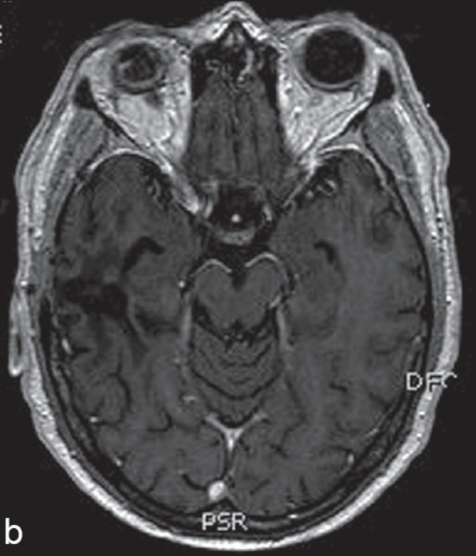
%> input picture t.png, 952 x 1112 px (shown at 1/2 size)
$ octave --eval "result = Segmentation_Fn;"   (GNU Octave 9; MATLAB toolbox functions it lacks are replaced by stand-ins)
%> lines starting %> are read from the running program, lines starting %| are printed output that depends on the picture
### getImages.m
function [tumor, noTumor] = getImages()
%% Read in Images
tumor = imread('t.png');
%> tumor is the input picture: size 1112x952x3 uint8; mean R, G, B 74.9, 74.2, 75.3
noTumor = imread('not.png');
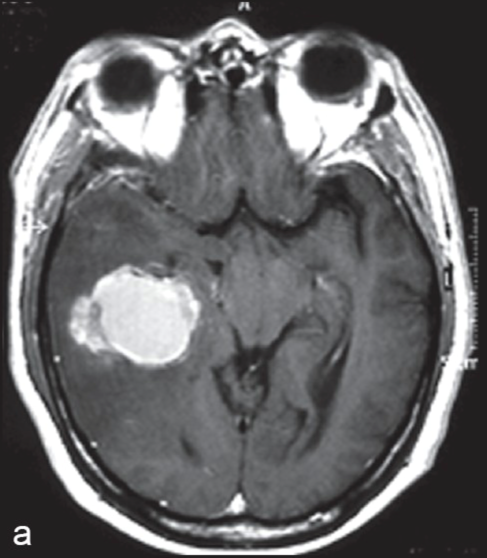
%> input picture not.png, 974 x 1116 px (shown at 1/2 size)
%> noTumor is the input picture: size 1116x974x3 uint8; mean R, G, B 103.3, 103, 104.5

%% Display the color Images
figure
imshow(tumor)
figure
imshow(noTumor)

### MAT122pro2.m
function [tumorHighlight] = Segmentation_Fn()
%% Get Images
[tumor, noTumor] = getImages();


%% Converting from color to black and white
tumorBW = rgb2gray(tumor);
noTumorBW= rgb2gray(noTumor);

%% Showing Black and white images
figure
imshow(tumorBW)
figure
imshow(noTumorBW)


%% If images are different sizes, pad
noTumorBW = padarray(noTumorBW,[2,11]);
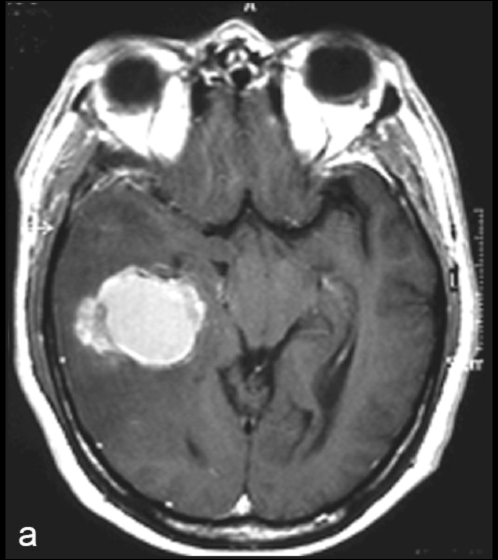
%> noTumorBW: size 1120x996 uint8 (shown at 1/2 size); min 0, max 255, mean 100.7
%write to find functions difference

%% Subtracting the images
%> (the run ends here)
